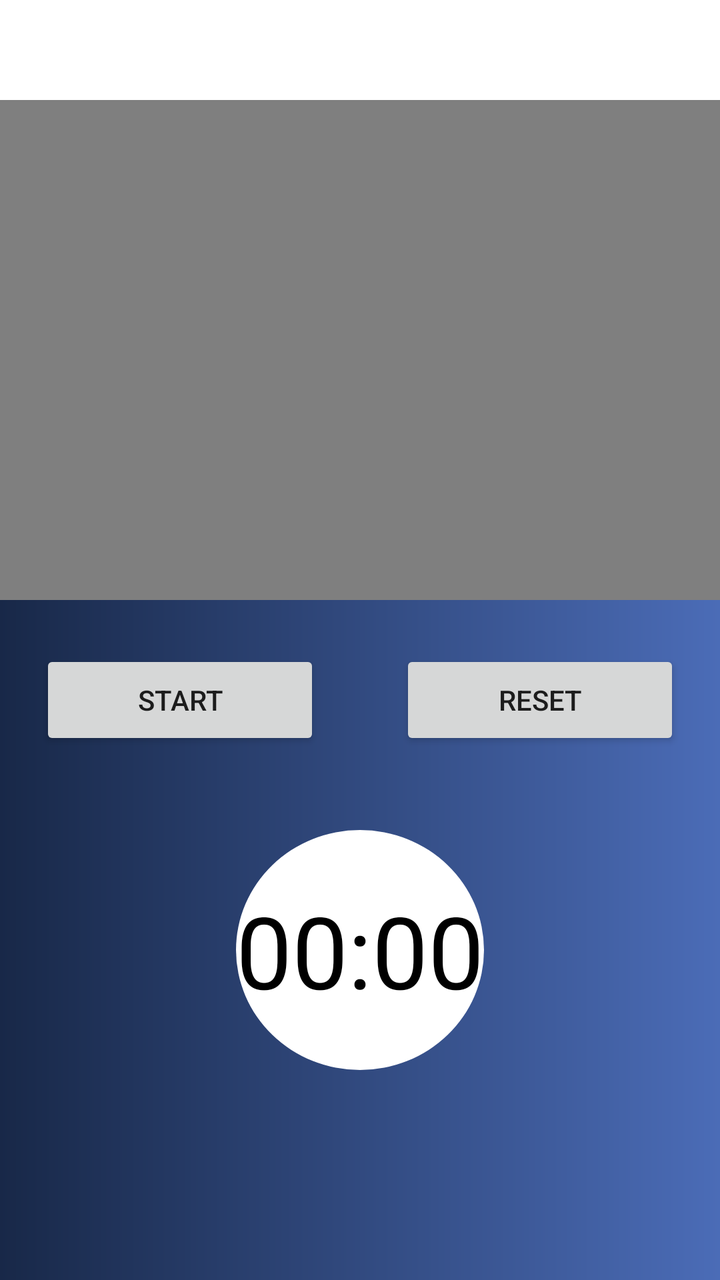
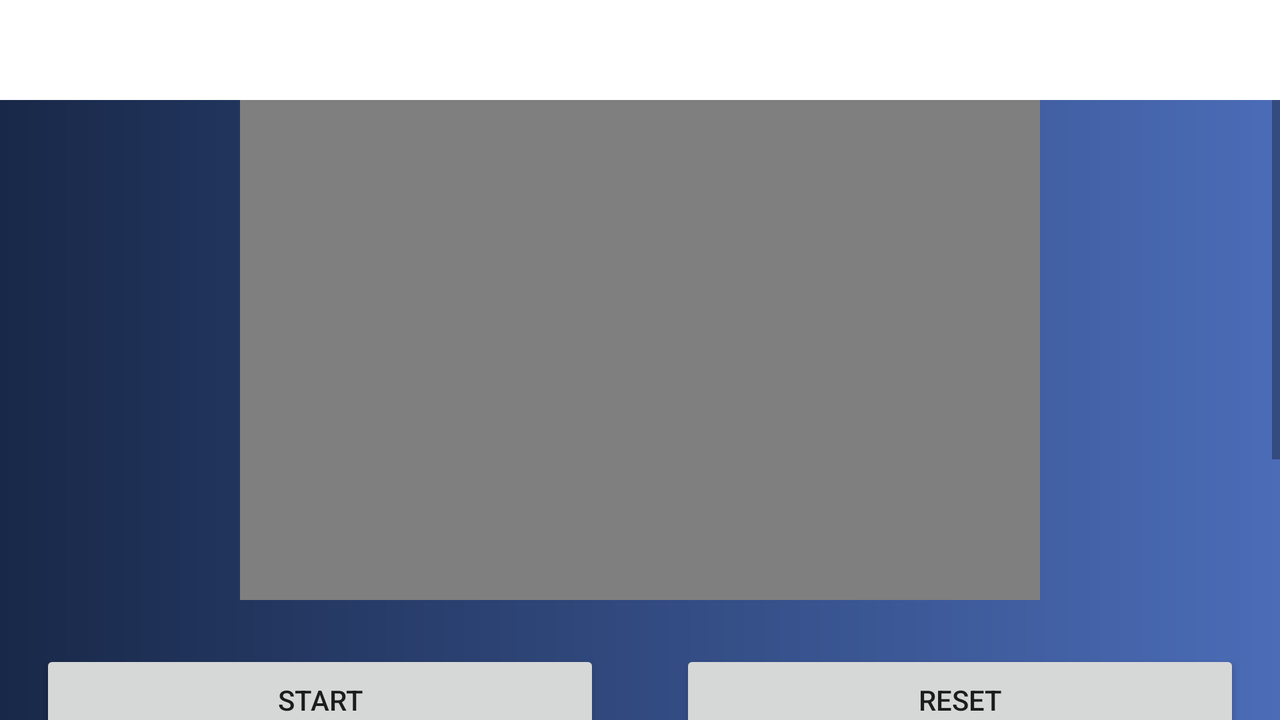

The same Android screen from two of the app's own layout files: first res/layout/ as a phone draws it, then the repository's variant for another configuration, drawn on a device whose configuration selects that folder. Both files follow.
<!-- AndroidManifest.xml: application theme Theme.FitOne -->
<!-- res/layout/start_view3.xml -->
<?xml version="1.0" encoding="utf-8"?>
<RelativeLayout xmlns:android="http://schemas.android.com/apk/res/android"
    xmlns:app="http://schemas.android.com/apk/res-auto"
    xmlns:tools="http://schemas.android.com/tools"
    tools:ignore="MissingDefaultResource"
    android:layout_width="match_parent"
    android:layout_height="match_parent"
    android:background="@drawable/gradient_layout_background">

    <LinearLayout
        android:id="@+id/layout4"
        android:layout_width="match_parent"
        android:layout_height="50dp"
        android:background="#fff"
        android:orientation="horizontal">

        <ImageView
            android:id="@+id/backButton"
            android:layout_width="50dp"
            android:layout_height="50dp"
            android:background="@drawable/ic_arrow_back_foreground" />

    </LinearLayout>

    <LinearLayout
        android:layout_below="@+id/layout4"
        android:layout_width="match_parent"
        android:layout_height="match_parent">

        <RelativeLayout
            android:layout_width="match_parent"
            android:layout_height="match_parent">

            <FrameLayout
                android:id="@+id/video_frame"
                android:layout_width="wrap_content"
                android:layout_height="wrap_content">

                <VideoView
                    android:id="@+id/displayWorkout"
                    android:layout_width="match_parent"
                    android:layout_height="250dp" />

            </FrameLayout>


            <TextView
                android:id="@+id/timer"
                android:layout_width="wrap_content"
                android:layout_height="120dp"
                android:layout_below="@+id/button_layout"
                android:layout_centerInParent="true"
                android:layout_marginTop="15dp"
                android:background="@drawable/layout_timer_rounded"
                android:gravity="center"
                android:text="00:00"
                android:textAlignment="center"
                android:textColor="@color/black"
                android:textSize="50dp" />

            <LinearLayout
                android:id="@+id/button_layout"
                android:layout_width="match_parent"
                android:layout_height="100dp"
                android:layout_below="@id/video_frame"
                android:orientation="horizontal"
                android:gravity="center">


                <Button
                    android:id="@+id/button_start_pause"
                    android:layout_width="100dp"
                    android:layout_height="50dp"
                    android:layout_weight="0.5"
                    android:layout_margin="20dp"
                    android:text="Start"/>

                <Button
                    android:id="@+id/button_reset"
                    android:layout_width="100dp"
                    android:layout_height="50dp"
                    android:layout_margin="20dp"
                    android:text="Reset"
                    android:visibility="invisible"
                    tools:visibility="visible"
                    android:layout_weight="0.5"/>


            </LinearLayout>

            
            
            
            
            
            
            
            
            
            
            
            
            
            

        </RelativeLayout>
    </LinearLayout>




</RelativeLayout>
<!-- resources referenced by this layout -->
<resources>
  <color name="black">#FF000000</color>
  <!-- drawable gradient_layout_background (drawable) -->
  <?xml version="1.0" encoding="UTF-8"?>
  <shape xmlns:android="http://schemas.android.com/apk/res/android"
      android:shape="rectangle" >
      <gradient
          android:angle="180"
          android:endColor="#182848"
          android:startColor="#4b6cb7"
          android:type="linear" />
  </shape>
  <!-- drawable layout_timer_rounded (drawable) -->
  <?xml version="1.0" encoding="UTF-8"?>
  <shape xmlns:android="http://schemas.android.com/apk/res/android"
      android:shape="oval">
      <solid android:color="#fff" />
      <corners android:radius="80dp" />
  </shape>
  <style name="Theme.FitOne" parent="Theme.AppCompat.Light.NoActionBar">
          
          <item name="colorPrimary">@color/purple_500</item>
          <item name="colorPrimaryVariant">@color/purple_700</item>
          <item name="colorOnPrimary">@color/white</item>
          
          <item name="colorSecondary">@color/teal_200</item>
          <item name="colorSecondaryVariant">@color/teal_700</item>
          <item name="colorOnSecondary">@color/black</item>
          
          <item name="android:statusBarColor" tools:targetApi="l">?attr/colorPrimaryVariant</item>
          
  
      </style>
  <color name="purple_500">#FF6200EE</color>
  <color name="purple_700">#FF3700B3</color>
  <color name="white">#FFFFFFFF</color>
  <color name="teal_200">#FF03DAC5</color>
  <color name="teal_700">#FF018786</color>
</resources>
<!-- res/layout-land/start_view3.xml (the repository's variant of the layout above) -->
<!-- drawn on the phone turned sideways -->
<?xml version="1.0" encoding="utf-8"?>
<RelativeLayout xmlns:android="http://schemas.android.com/apk/res/android"
    xmlns:app="http://schemas.android.com/apk/res-auto"
    xmlns:tools="http://schemas.android.com/tools"
    tools:ignore="MissingDefaultResource"
    android:layout_width="match_parent"
    android:layout_height="match_parent"
    android:background="@drawable/gradient_layout_background">

    <LinearLayout
        android:id="@+id/layout4"
        android:layout_width="match_parent"
        android:layout_height="50dp"
        android:background="#fff"
        android:orientation="horizontal">

        <ImageView
            android:id="@+id/backButton"
            android:layout_width="50dp"
            android:layout_height="50dp"
            android:background="@drawable/ic_arrow_back_foreground" />

    </LinearLayout>

    <ScrollView
        android:layout_width="match_parent"
        android:layout_height="match_parent"
        android:layout_below="@id/layout4">

        <LinearLayout
            android:layout_below="@+id/layout4"
            android:layout_width="match_parent"
            android:layout_height="match_parent">

            <RelativeLayout
                android:layout_width="match_parent"
                android:layout_height="match_parent">

                <FrameLayout
                    android:id="@+id/video_frame"
                    android:layout_width="wrap_content"
                    android:layout_height="wrap_content">

                    <VideoView
                        android:id="@+id/displayWorkout"
                        android:layout_width="match_parent"
                        android:layout_marginHorizontal="120dp"
                        android:layout_height="250dp" />

                </FrameLayout>


                <TextView
                    android:id="@+id/timer"
                    android:layout_width="wrap_content"
                    android:layout_height="120dp"
                    android:layout_below="@+id/button_layout"
                    android:layout_centerInParent="true"
                    android:layout_marginTop="15dp"
                    android:background="@drawable/layout_timer_rounded"
                    android:gravity="center"
                    android:text="00:00"
                    android:layout_marginBottom="50dp"
                    android:textAlignment="center"
                    android:textColor="@color/black"
                    android:textSize="50dp" />

                <LinearLayout
                    android:id="@+id/button_layout"
                    android:layout_width="match_parent"
                    android:layout_height="100dp"
                    android:layout_below="@id/video_frame"
                    android:orientation="horizontal"
                    android:gravity="center">


                    <Button
                        android:id="@+id/button_start_pause"
                        android:layout_width="100dp"
                        android:layout_height="50dp"
                        android:layout_weight="0.5"
                        android:layout_margin="20dp"
                        android:text="Start"/>

                    <Button
                        android:id="@+id/button_reset"
                        android:layout_width="100dp"
                        android:layout_height="50dp"
                        android:layout_margin="20dp"
                        android:text="Reset"
                        android:visibility="invisible"
                        tools:visibility="visible"
                        android:layout_weight="0.5"/>


                </LinearLayout>

                
                
                
                
                
                
                
                
                
                
                
                
                
                

            </RelativeLayout>
        </LinearLayout>

    </ScrollView>






</RelativeLayout>
